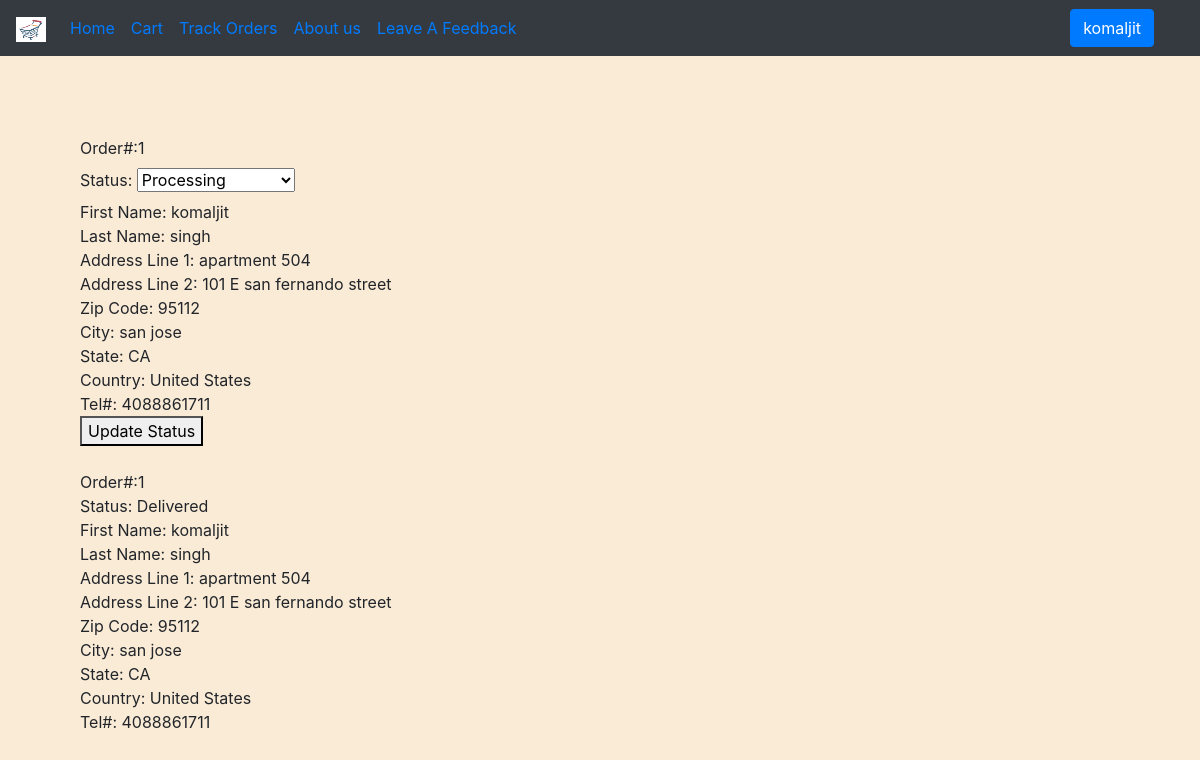
/trackorders (signed in), run on an earlier commit of the app's database.
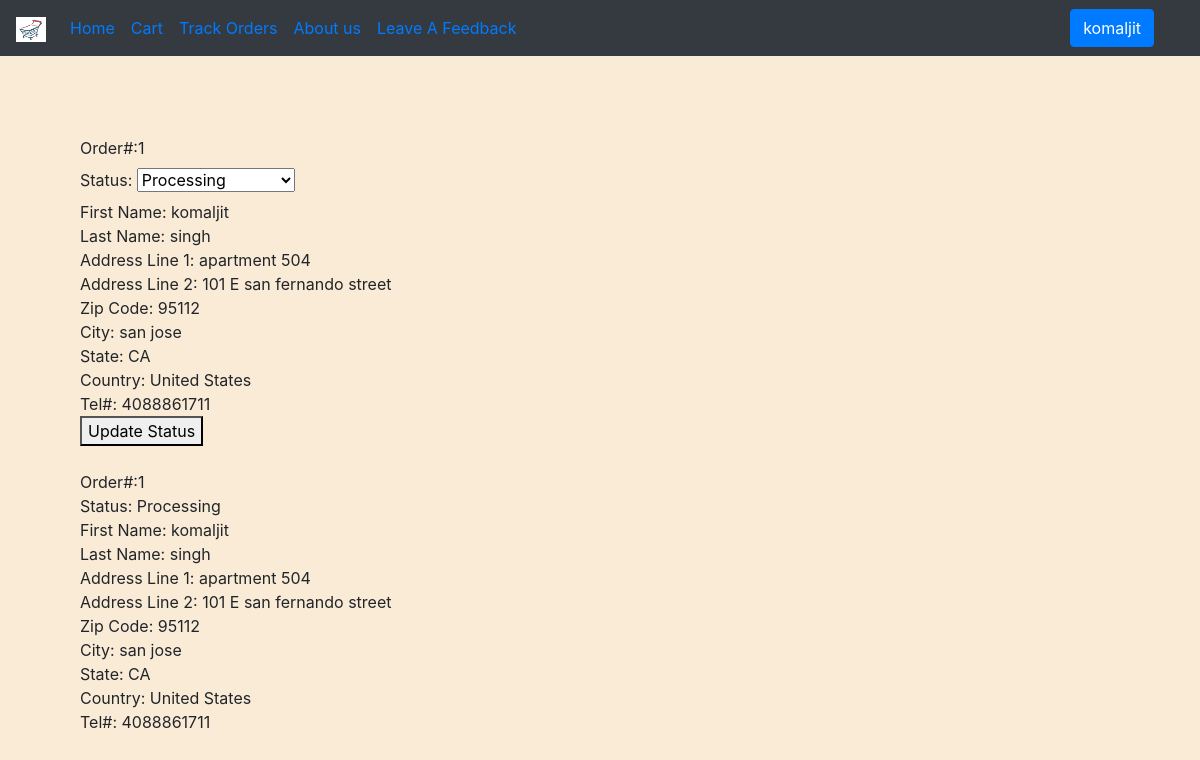
And on a later commit of the database.
### tables this page shows
CREATE TABLE users 
                (userId integer primary key autoincrement,
  		password TEXT,
		email TEXT unique,
		firstName TEXT,
		lastName TEXT,
		address1 TEXT,
		address2 TEXT,
		zipcode TEXT,
		city TEXT,
		state TEXT,
		country TEXT, 
		phone TEXT,
                image TEXT
		);

CREATE TABLE orders (
		orderId integer primary key,
		status varchar,
		userId integer,
		FOREIGN KEY (userId) REFERENCES users(userId)
		);

### app.py (the view)
@app.route('/trackorders', methods=['POST','GET'])
def trackorders():
    loggedIn, first_name = getLogindetails()
    if loggedIn == False:
        return redirect(url_for('loginform'))
    with sqlite3.connect('database.db') as con:
        cur = con.cursor()
        cur.execute("select * from  orders inner join users on orders.userId = users.userId where email = '{}'".format(session['email']))
        order_info = cur.fetchone()
        if request.method=='POST':
            status = request.form['status']
            orderId = request.form['orderId']
            cur.execute("update orders set status='{}' where orderId = '{}'".format(status,orderId))
            con.commit()
    return render_template('trackorders.html', loggedIn = loggedIn, first_name = first_name, order_info = order_info)

### app.py (called while the page is built)
def getLogindetails():
    with sqlite3.connect('database.db') as data:
        connection = data.cursor()
        if 'email' not in session:
            loggedIn = False
            first_name = ""
        else:
            try:
                details = connection.execute("Select * from users where email='"+session['email']+"'")
                p = details.fetchone()
                first_name = p[3]
                loggedIn = True
            except:
                loggedIn = False
                first_name = ""
                session.pop('email')
    return (loggedIn, first_name)

### templates/trackorders.html (shortened to what this page needs)
{% extends "header.html" %}
{% block body %}
<div class="track-card">
    <form method="post">
    <label for="orderId">Order#:{{order_info[0]}} </label> <br>
    <label for="status">Status:</label>
    <select id="status" name="status">
        <option value="Processing"selected>Processing</option>
    </select> <br>
    First Name: {{order_info[6]}}<br>
    Last Name:  {{order_info[7]}} <br>
    Address Line 1:  {{order_info[9]}} <br>
    Address Line 2:  {{order_info[8]}} <br>
    Zip Code:  {{order_info[10]}} <br>
    City:  {{order_info[11]}} <br>
    State:  {{order_info[12]}} <br>
    Country:  {{order_info[13]}} <br>
    Tel#:  {{order_info[14]}} <br>
    <button type="submit"> Update Status</button>
    </form>
    <br>
    Order#:{{order_info[0]}} <br>
    Status: {{order_info[1]}} <br>
    First Name: {{order_info[6]}}<br>
    Last Name:  {{order_info[7]}} <br>
    Address Line 1:  {{order_info[9]}} <br>
    Address Line 2:  {{order_info[8]}} <br>
    Zip Code:  {{order_info[10]}} <br>
    City:  {{order_info[11]}} <br>
    State:  {{order_info[12]}} <br>
    Country:  {{order_info[13]}} <br>
    Tel#:  {{order_info[14]}} <br>
</div>
{% endblock %}

### templates/header.html (shortened to what this page needs)
<!DOCTYPE html>
<html lang="en">
<head>
        <link rel="stylesheet" href="/static/app.css">
        <link rel="stylesheet" href="https://maxcdn.bootstrapcdn.com/bootstrap/4.0.0-beta.2/css/bootstrap.min.css">
</head>
<body>
   <nav class="navbar navbar-expand-lg  bg-dark">
        <a class="navbar-brand" href="#">
             <img src={{url_for('static',filename="store.png")}} width="30" height="25" alt="">
         </a>
        <div class="collapse navbar-collapse" id="navbarTogglerDemo03">
         <ul class="navbar-nav mr-auto mt-2 mt-lg-0">
            <li class="nav-item active">
                <a class="nav-link" href={{url_for('root')}}>Home <span class="sr-only">(current)</span></a>
            </li>
            <li class="nav-item active">
                <a class="nav-link" href={{url_for('Cart')}}>Cart<span class="sr-only">(current)</span></a>
            </li>
            <li class="nav-item active">
                <a class="nav-link" href={{url_for('trackorders')}}>Track Orders<span class="sr-only">(current)</span></a>
            </li>
            <li class="nav-item active">
                <a class="nav-link" href={{url_for('Info')}}>About us<span class="sr-only">(current)</span></a>
            </li>
            <li class="nav-item active">
                <a class="nav-link" href={{url_for('feedback')}}>Leave A Feedback<span class="sr-only">(current)</span></a>
            </li>
        </ul>
       </div>
	{% if not loggedIn %}
	   <ul class="navbar-nav mt-2 mt-lg-0">
             <li class="nav-item" >
                <a class="nav-link" href="{{url_for('loginform')}}">Sign in</a>
           </li>
           <li class="nav-item">
               <a class="nav-link" href="{{url_for('register')}}">Register</a>
           </li>
         </ul>
        {% else %}
        <div class="dropdown" style="padding-right:30px;">
         <button class="btn btn-primary" type="button" data-toggle="dropdown">{{first_name}}
          </button>
      </div>
	{% endif %}
   </nav>
   {%block body%} {% endblock %}
</html>

### static/app.css (style rules this page uses)
.track-card { padding: 5em; background-color: antiquewhite; }

What changed in the data, as far as the page shows it:
changed orders id 1: status "Delivered" → "Processing"
